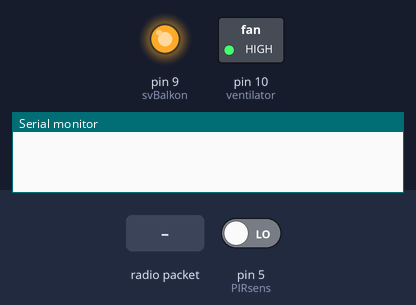
A sketch run on a simulated Arduino Uno, built with avr-gcc and run on an emulated ATmega328P. Shown: switched loads named in the sketch (green lamp = pin HIGH), output pins drawn as LEDs (lit = HIGH), the last lines printed to the serial monitor. Inputs (shaded band) come from the test bench; at power-on: pin 5 (PIRsens) LOW. No radio packets arrive unless stated.

Above: at 1.2 s.
1.3 s: pin 5 (PIRsens) driven HIGH
At 1.9 s:
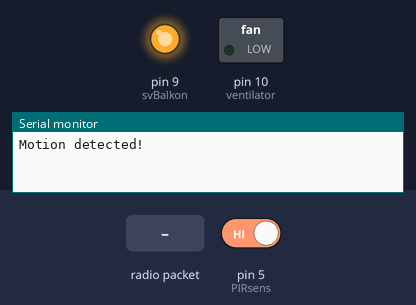
2.8 s: radio packet "funguje" arrives
At 4.0 s:
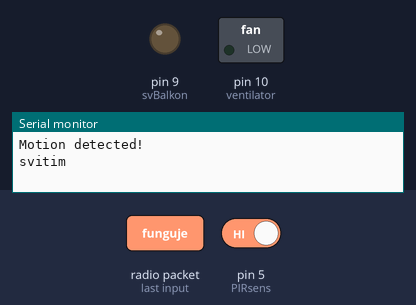
Timing chart, 0 to 5.8 s (numbered marks = the images above; inputs shaded):
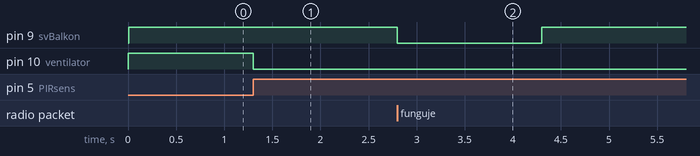

Measured:
- after the input at 1.3 s, pin 10 (ventilator): HIGH → LOW at once
- after the input at 2.8 s, pin 9 (svBalkon): HIGH → LOW at once, → HIGH 1.5 s later

The sketch:

PIR_NRF24.ino
```cpp
//
// PIR sensor tester
//

int ventilator = 10;                // choose the pin for the LED
int PIRsens = 5;               // choose the input pin (for PIR sensor)
int pirState = LOW;             // we start, assuming no motion detected
int val = 0;                    // variable for reading the pin status
const unsigned long int cekej = 90L*1000L;      // cekej xx ms
unsigned long int posledniPohyb;

int svBalkon = 9;
String zprava = "";
/*
* Arduino Wireless Communication Tutorial
*       Example 1 - Receiver Code
*
* by Dejan Nedelkovski, www.HowToMechatronics.com
*
* Library: TMRh20/RF24, https://github.com/tmrh20/RF24/
*/
#include <SPI.h>
#include <nRF24L01.h>
#include <RF24.h>
RF24 radio(7, 8); // CE, CSN
const byte address[6] = "00001";

const unsigned long int interval = 1500L;      // cekej xx ms
unsigned long int posledniZprava;

void setup() {
  pinMode(ventilator, OUTPUT);      // declare LED as output
  pinMode(PIRsens, INPUT);     // declare sensor as input
  digitalWrite(ventilator, HIGH);
  Serial.begin(9600);

  radio.begin();
  radio.openReadingPipe(0, address);
  radio.setPALevel(RF24_PA_LOW); //MIN LOW MED HIGH
  radio.startListening();
  pinMode(svBalkon, OUTPUT);
  digitalWrite(svBalkon, HIGH);
}

void loop(){
    if (radio.available()) {
    char text[32] = "";
    radio.read(&text, sizeof(text));
    zprava = text;
    //Serial.println(zprava);
    } else {
      zprava = "";
    }
    if (zprava.indexOf("funguje") > -1) {
      digitalWrite(svBalkon, LOW);
      Serial.println("svitim");
      posledniZprava = millis();
    } else if ((millis()-posledniZprava) >= interval) {
        digitalWrite(svBalkon, HIGH);
    }


  val = digitalRead(PIRsens);  // read input value
  if (val == HIGH) {            // check if the input is HIGH
    digitalWrite(ventilator, LOW);  // turn LED ON
    if (pirState == LOW) {
      // we have just turned on
      Serial.println("Motion detected!");
      // We only want to print on the output change, not state
      pirState = HIGH;
      posledniPohyb = millis();
    }
  } else {
    //digitalWrite(ledPin, HIGH); // turn LED OFF
    if (pirState == HIGH){
      // we have just turned of
      Serial.println("Motion ended!");
      // We only want to print on the output change, not state
      pirState = LOW;
    }
  }
  if((millis()-posledniPohyb)>=cekej){
    digitalWrite(ventilator, HIGH);
  }
}
```
